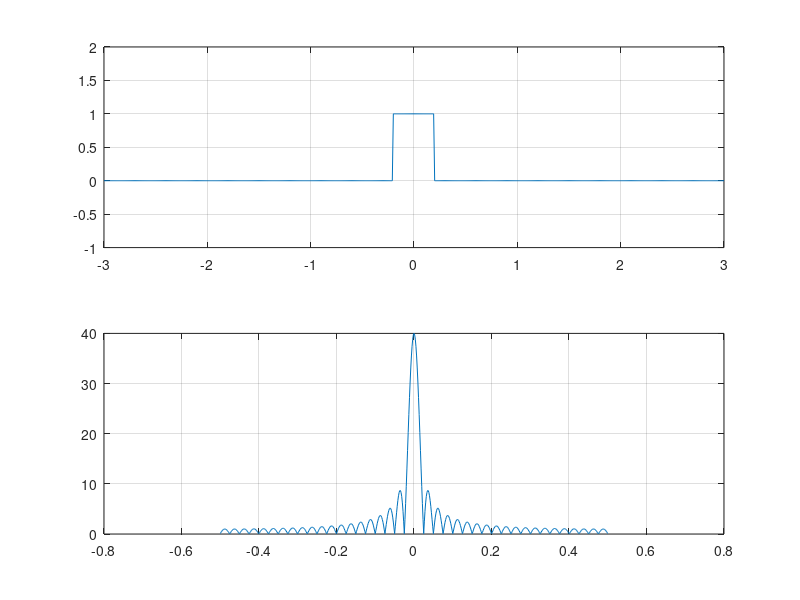
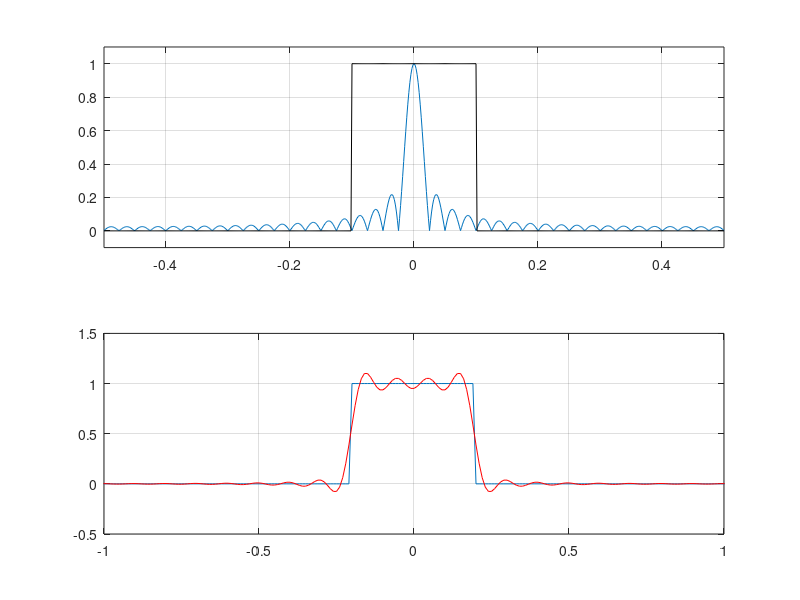
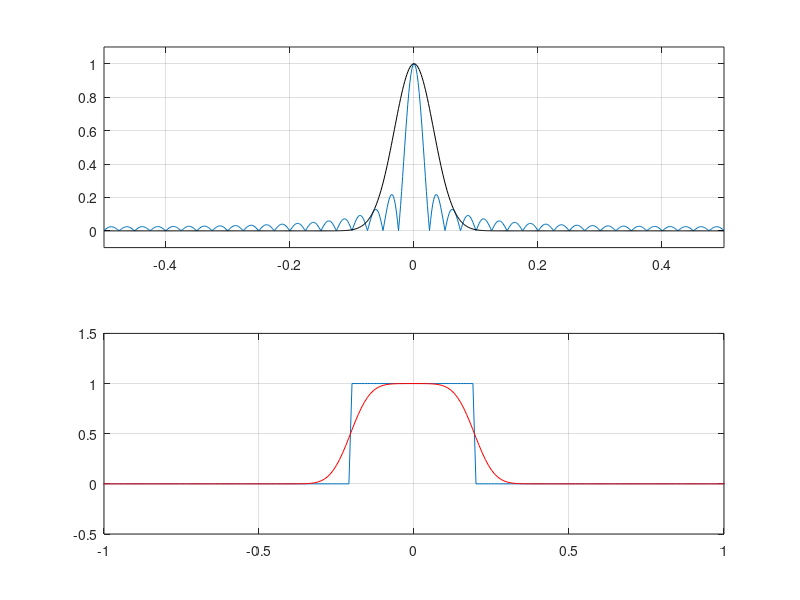
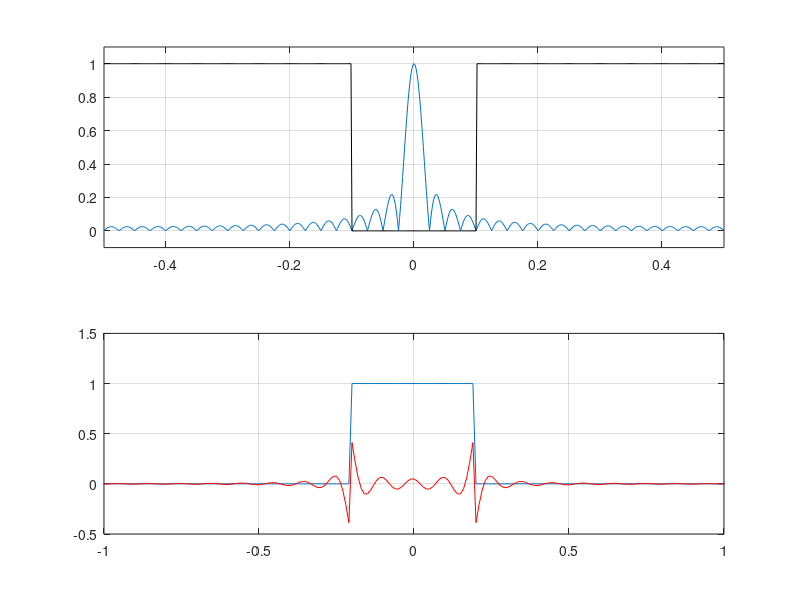

Recreate these plots in MATLAB, in order.
% Nov 5, 2020clear allclose all% ---- FILTRAGGIO 1D ------% We can have two main type of filters: passa-basso, filtro gaussiano,% passa-altodx = 0.01;d = 0.2;x = -3:dx:3;figure% for d = 1:-0.05:0.05    y = double(abs(x)<d)    subplot(2,1,1), plot(x,y), grid, axis([-3 3 -1 2]) % axis to increase the visualization interval    % Applying fourrier transform     Y = fftshift(fft(y));    V = linspace(-0.5,0.5, length(Y));  % Generating numeric frequencies    subplot(2,1,2), plot(V, abs(Y)), grid    %   pause(0.5);%   drawnow      % Makes sure that Matlab draws every single graph% end% ---------- LOW-PASS FILTER LPF (FILTRO PASSA-BASSO) ----------% This filter cancels some areas(low frequency areas) of my signal. % How can I do this? By multiplyinh by a frequency rectangle 'H' which will have% side of lenght 'D'D = 0.1;         % it tells me how big is my rectanglefigure% for D=0.3:-0.02:0,02H = double(abs(V)<D);% I need to 'normalize' the function Y because otherwise will be way to big% compare to our rectangle. I can achieve this by dividing by its maximum,% which ./max(abs(Y). What it means? max/max = 1!subplot(2,1,1), plot(V, abs(Y)./max(abs(Y))), grid, hold on, plot(V, H, 'k'), axis([-0.5 0.5 -0.1 1.1]), hold off% Declaring a function which we are applying the filter "passa-basso"Yf = Y.*H;                           % Filter passa-bassoyf = real(ifft(ifftshift(Yf)));subplot(2,1,2), plot(x,y), grid, hold on, plot(x, yf, 'r'), axis([-1 1 -0.5 1.5]), hold off% drawnow% pause(0.25)% end% ---------- GAUSSIAN FILTER PASSA-BASSO ----------s2 = 0.001;                  % sigma of the gaussian functionHg = exp(-(V.^2)/(2*s2))figuresubplot(2,1,1), plot(V, abs(Y)./max(abs(Y))), grid, hold on, plot(V, Hg, 'k'), axis([-0.5 0.5 -0.1 1.1]), hold offYf = Y.*Hg;                          yf = real(ifft(ifftshift(Yf)));subplot(2,1,2), plot(x,y), grid, hold on, plot(x, yf, 'r'), axis([-1 1 -0.5 1.5]), hold off% ---------- HIGH PASS FILTER HPF (FILTRO PASSA-ALTO)----------% We usually use this filter by summing to the original image% I can provide a better border visualization by adding '2'H_hpf = 1 - double(abs(V)<D);        % high-pass filter % H_hpf = 2 - double(abs(V)<D);      % border improvement != HPFfiguresubplot(2,1,1), plot(V, abs(Y)./max(abs(Y))), grid, hold on, plot(V, H_hpf, 'k'), axis([-0.5 0.5 -0.1 1.1]), hold offYf_hpf = Y.*H_hpf;                           yf_hpf = real(ifft(ifftshift(Yf_hpf)));subplot(2,1,2), plot(x,y), grid, hold on, plot(x, yf_hpf, 'r'), axis([-1 1 -0.5 1.5]), hold off% ---------- GAUSSIAN HIGH-PASS FILTER ----------Hg_hpf = 1-exp(-(V.^2)/(2*s2));figuresubplot(2,1,1), plot(V, abs(Y)./max(abs(Y))), grid, hold on, plot(V, Hg_hpf, 'k'), axis([-0.5 0.5 -0.1 1.1]), hold offYfg_hpf = Y.*Hg_hpf;                           yfg_hpf = real(ifft(ifftshift(Yfg_hpf)));subplot(2,1,2), plot(x,y), grid, hold on, plot(x, yfg_hpf, 'r'), axis([-1 1 -0.5 1.5]), hold off